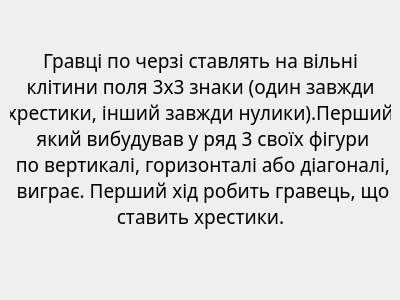
<?xml version="1.0" encoding="UTF-8"?>
<ui version="4.0">
 <class>Rules</class>
 <widget class="QDialog" name="Rules">
  <property name="geometry">
   <rect>
    <x>0</x>
    <y>0</y>
    <width>400</width>
    <height>300</height>
   </rect>
  </property>
  <property name="windowTitle">
   <string>Dialog</string>
  </property>
  <widget class="QLabel" name="label">
   <property name="geometry">
    <rect>
     <x>10</x>
     <y>20</y>
     <width>381</width>
     <height>211</height>
    </rect>
   </property>
   <property name="font">
    <font>
     <family>MV Boli</family>
     <pointsize>14</pointsize>
    </font>
   </property>
   <property name="text">
    <string>
Гравці по черзі ставлять на вільні 
клітини поля 3х3 знаки (один завжди
 хрестики, інший завжди нулики).Перший,
 який вибудував у ряд 3 своїх фігури
 по вертикалі, горизонталі або діагоналі,
 виграє. Перший хід робить гравець, що 
ставить хрестики.</string>
   </property>
   <property name="textFormat">
    <enum>Qt::AutoText</enum>
   </property>
   <property name="alignment">
    <set>Qt::AlignCenter</set>
   </property>
  </widget>
 </widget>
 <resources/>
 <connections/>
</ui>
